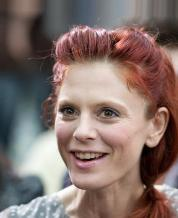
#> input picture images/dataset1.jpg, 178 x 218 px
$ python main.py
#> lines starting #> are read from the running program, lines starting #| are printed output that depends on the picture
import os
import cv2
import numpy as np
import matplotlib.pyplot as plt
from sklearn.metrics import mean_squared_error
from math import log10

# ---------- Setup & Utilities ----------
def ensure_dirs():
    os.makedirs("outputs/pmc", exist_ok=True)
    os.makedirs("outputs/roi", exist_ok=True)
    os.makedirs("plots", exist_ok=True)

def psnr_mse(original, reconstructed):
    mse = mean_squared_error(original.flatten(), reconstructed.flatten())
    if mse == 0:
        return float('inf'), 0.0
    max_i = np.max(original)
    psnr = 10 * log10((max_i ** 2) / mse)
    return psnr, mse

def file_size_kb(path):
    return os.path.getsize(path) / 1024.0

def save_img(path, arr):
    cv2.imwrite(path, (np.clip(arr, 0, 1) * 255).astype(np.uint8))

def plot_compare(original, processed, title, outpath):
    plt.figure(figsize=(8, 4))
    plt.subplot(1, 2, 1)
    plt.imshow(original, cmap='gray')
    plt.title("Original")
    plt.axis("off")
    plt.subplot(1, 2, 2)
    plt.imshow(processed, cmap='gray')
    plt.title("Processed")
    plt.axis("off")
    plt.suptitle(title)
    plt.tight_layout()
    plt.savefig(outpath)
    plt.close()

# ---------- Algorithm 1: PMC ----------
def pmc_compress(img_path, out_path, k=50, noise_std=0.02):
    img = cv2.imread(img_path, cv2.IMREAD_GRAYSCALE)
    img = cv2.resize(img, (256, 256))
    arr = img.astype(np.float32) / 255.0

    U, S, Vt = np.linalg.svd(arr, full_matrices=False)
    U_k, S_k, Vt_k = U[:, :k], np.diag(S[:k]), Vt[:k, :]
    reconstructed = np.dot(U_k, np.dot(S_k, Vt_k))

    noise = np.random.normal(0, noise_std, reconstructed.shape)
    private_img = np.clip(reconstructed + noise, 0, 1)
    save_img(out_path, private_img)
    return arr, private_img

# ---------- Algorithm 2: ROI ----------
def roi_mask_and_compress(img_path, out_path, jpeg_quality=40):
    img = cv2.imread(img_path)
    img = cv2.resize(img, (256, 256))
    gray = cv2.cvtColor(img, cv2.COLOR_BGR2GRAY)

    face_cascade = cv2.CascadeClassifier(
        cv2.data.haarcascades + 'haarcascade_frontalface_default.xml'
    )
    faces = face_cascade.detectMultiScale(gray, 1.1, 4)

    if len(faces) == 0:
        # fallback: blur center region if no face detected
        cx, cy = 128, 128
        img[cy-50:cy+50, cx-50:cx+50] = cv2.GaussianBlur(img[cy-50:cy+50, cx-50:cx+50], (99, 99), 30)
    else:
        for (x, y, w, h) in faces:
            img[y:y+h, x:x+w] = cv2.GaussianBlur(img[y:y+h, x:x+w], (99, 99), 30)

    cv2.imwrite(out_path, img, [int(cv2.IMWRITE_JPEG_QUALITY), jpeg_quality])
    gray_processed = cv2.cvtColor(img, cv2.COLOR_BGR2GRAY).astype(np.float32) / 255.0
    return gray, gray_processed

# ---------- Main Comparison ----------
def run_ppcp():
    ensure_dirs()
    images = ["images/dataset1.jpg", "images/dataset2.jpg"]
    results = []

    for idx, img_path in enumerate(images, start=1):
        print(f"\nProcessing Image {idx}: {img_path}")

        # ---------- PMC ----------
        pmc_out = f"outputs/pmc/img{idx}_pmc.jpg"
        orig_gray, pmc_gray = pmc_compress(img_path, pmc_out, k=50, noise_std=0.02)
#> in pmc_compress, `U, S, Vt = np.linalg.svd(arr, full_matrices=False)`:
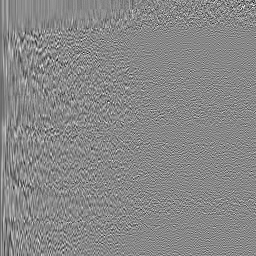
#> U: shape (256, 256) float32; min -0.36, max 0.314, mean -0.000193; drawn with min black and max white
#> in pmc_compress, `U, S, Vt = np.linalg.svd(arr, full_matrices=False)`:
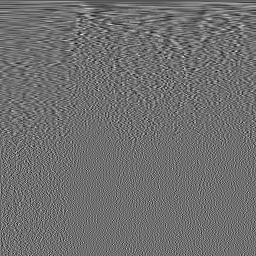
#> Vt: shape (256, 256) float32; min -0.286, max 0.367, mean -0.000211; drawn with min black and max white
#> in pmc_compress, `U, S, Vt = np.linalg.svd(arr, full_matrices=False)`: S = 256 values, max 123.1 at index 0, min 9.96e-06 at index 255, mean 1.3
#> in pmc_compress, `U_k, S_k, Vt_k = U[:, :k], np.diag(S[:k]), Vt[:k, :]`:
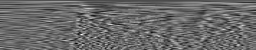
#> Vt_k: shape (50, 256) float32; min -0.261, max 0.367, mean -0.00108; drawn with min black and max white
        pmc_psnr, pmc_mse = psnr_mse(orig_gray, pmc_gray)
#> in psnr_mse, `mse = mean_squared_error(original.flatten(), reconstructed.flatten())`: mse = 0.00048
#> in psnr_mse, `max_i = np.max(original)`: max_i = 0.996
#> in psnr_mse, `psnr = 10 * log10((max_i ** 2) / mse)`: psnr = 33.15
#> pmc_psnr = 33.15; pmc_mse = 0.00048
        pmc_size = file_size_kb(pmc_out)

        # ---------- ROI ----------
        roi_out = f"outputs/roi/img{idx}_roi.jpg"
        orig_gray2, roi_gray = roi_mask_and_compress(img_path, roi_out)
#> in roi_mask_and_compress, img is the input picture: shape (218, 178, 3); mean B, G, R 107.5, 112.9, 131.6
#> in roi_mask_and_compress, `img = cv2.resize(img, (256, 256))`:
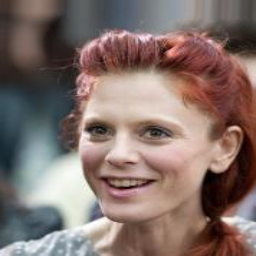
#> img: shape (256, 256, 3); mean B, G, R 107.3, 112.7, 131.5
#> in roi_mask_and_compress, `faces = face_cascade.detectMultiScale(gray, 1.1, 4)`: faces = [[55, 76, 142, 142]]
#> the loop in roi_mask_and_compress, `for (x, y, w, h) in faces:` made 1 pass
#> after the loop in roi_mask_and_compress, `for (x, y, w, h) in faces:`:
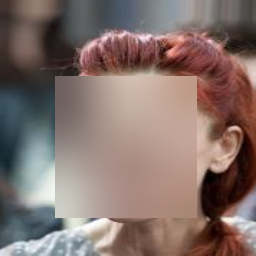
#> img: shape (256, 256, 3); mean B, G, R 107.4, 112.8, 131.6
#> in roi_mask_and_compress, `gray_processed = cv2.cvtColor(img, cv2.COLOR_BGR2GRAY).astype(np.float..`:
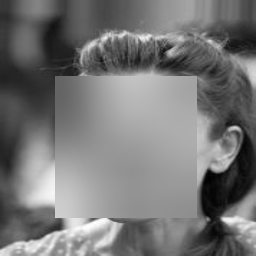
#> gray_processed: shape (256, 256) float32; min 0, max 0.996, mean 0.462
        roi_psnr, roi_mse = psnr_mse(orig_gray2 / 255.0, roi_gray)
#> roi_psnr = 20.47; roi_mse = 0.00891
        roi_size = file_size_kb(roi_out)

        orig_size = file_size_kb(img_path)
        pmc_ratio = 100 * (1 - pmc_size / orig_size)
        roi_ratio = 100 * (1 - roi_size / orig_size)

        # ---------- Print Metrics ----------
        print(f"Original: {orig_size:.2f} KB")
        print(f"PMC -> {pmc_size:.2f} KB | Reduction: {pmc_ratio:.2f}% | PSNR: {pmc_psnr:.2f} dB | MSE: {pmc_mse:.5f}")
#| PMC -> 29.17 KB | Reduction: -301.09% | PSNR: 33.15 dB | MSE: 0.00048
        print(f"ROI -> {roi_size:.2f} KB | Reduction: {roi_ratio:.2f}% | PSNR: {roi_psnr:.2f} dB | MSE: {roi_mse:.5f}")
#| ROI -> 4.84 KB | Reduction: 33.42% | PSNR: 20.47 dB | MSE: 0.00891

        # ---------- Individual Comparison Plots ----------
        plot_compare(orig_gray, pmc_gray, f"PMC - Image {idx}", f"plots/pmc_img{idx}.png")
        plot_compare(orig_gray2, roi_gray * 255.0, f"ROI - Image {idx}", f"plots/roi_img{idx}.png")
#> call 2 of plot_compare, with title = 'ROI - Image 1', outpath = 'plots/roi_img1.png'
#> in plot_compare (call 2), `plt.savefig(outpath)`:
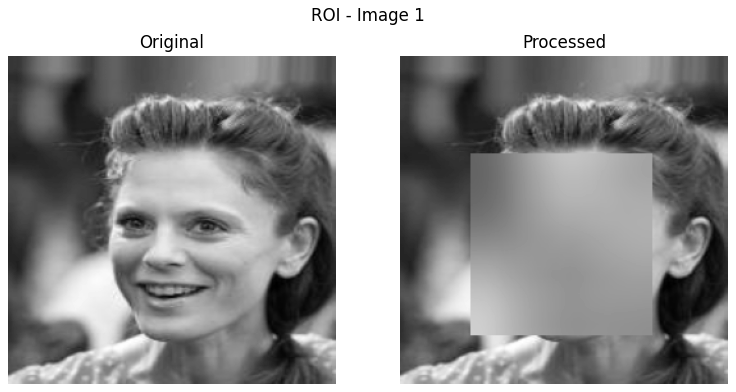
#> figure drawn by matplotlib, 2 panels

        # ---------- Side-by-Side PMC vs ROI ----------
        plt.figure(figsize=(10, 4))
        plt.subplot(1, 3, 1)
        plt.imshow(orig_gray, cmap='gray')
        plt.title("Original")
        plt.axis("off")

        plt.subplot(1, 3, 2)
        plt.imshow(pmc_gray, cmap='gray')
        plt.title("PMC (SVD + Noise)")
        plt.axis("off")

        plt.subplot(1, 3, 3)
        plt.imshow(roi_gray, cmap='gray')
        plt.title("ROI (Masked + JPEG)")
        plt.axis("off")

        plt.suptitle(f"Algorithm Comparison - Image {idx}")
        plt.tight_layout()
        plt.savefig(f"plots/compare_img{idx}.png")
        plt.close()
        print(f"Saved combined comparison plot: plots/compare_img{idx}.png")

        better = "PMC" if pmc_psnr > roi_psnr else "ROI"
#> better = 'PMC'
        results.append({
            "image": os.path.basename(img_path),
            "better": better,
            "pmc_psnr": pmc_psnr,
            "roi_psnr": roi_psnr,
            "pmc_ratio": pmc_ratio,
            "roi_ratio": roi_ratio
        })
#> pass 2 of the loop in run_ppcp, `for idx, img_path in enumerate(images, start=1):`:
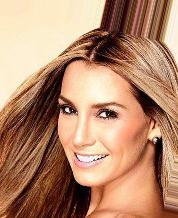
#> input picture images/dataset2.jpg, 178 x 218 px
#> S = 256 values, max 151.4 at index 0, min 3.06e-05 at index 255, mean 1.94
#> pmc_psnr = 28.67; pmc_mse = 0.00135
#> in roi_mask_and_compress, img is the input picture: shape (218, 178, 3); mean B, G, R 109.7, 137.1, 181
#> faces = [[64, 85, 124, 124]]
#> the loop in roi_mask_and_compress (call 2), `for (x, y, w, h) in faces:` made 1 pass
#> in roi_mask_and_compress (call 2), `gray_processed = cv2.cvtColor(img, cv2.COLOR_BGR2GRAY).astype(np.float..`:
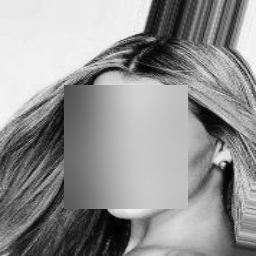
#> gray_processed: shape (256, 256) float32; min 0.00392, max 0.98, mean 0.577
#> roi_psnr = 20.49; roi_mse = 0.00872
#| PMC -> 32.85 KB | Reduction: -194.08% | PSNR: 28.67 dB | MSE: 0.00135
#| ROI -> 6.83 KB | Reduction: 38.84% | PSNR: 20.49 dB | MSE: 0.00872
#> in plot_compare (call 4), `plt.savefig(outpath)`:
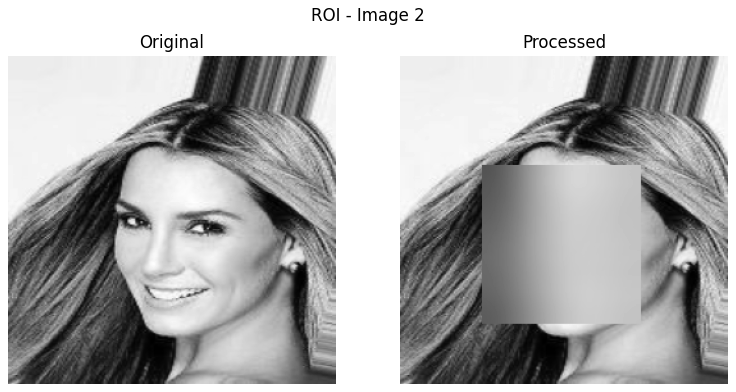
#> figure drawn by matplotlib, 2 panels

    # ---------- Summary ----------
    print("\n====== Summary ======")
    for r in results:
        print(f"{r['image']}: {r['better']} gives better quality "
              f"(PMC PSNR={r['pmc_psnr']:.2f} dB vs ROI PSNR={r['roi_psnr']:.2f} dB)")
        print(f"PMC reduction: {r['pmc_ratio']:.2f}% | ROI reduction: {r['roi_ratio']:.2f}%")
#> this loop made 2 passes
#| dataset1.jpg: PMC gives better quality (PMC PSNR=33.15 dB vs ROI PSNR=20.47 dB)
#| PMC reduction: -301.09% | ROI reduction: 33.42%
#| dataset2.jpg: PMC gives better quality (PMC PSNR=28.67 dB vs ROI PSNR=20.49 dB)
#| PMC reduction: -194.08% | ROI reduction: 38.84%

    print("\nAll outputs saved under 'outputs/' and comparison plots under 'plots/'")


# ---------- Run ----------
if __name__ == "__main__":
    run_ppcp()
